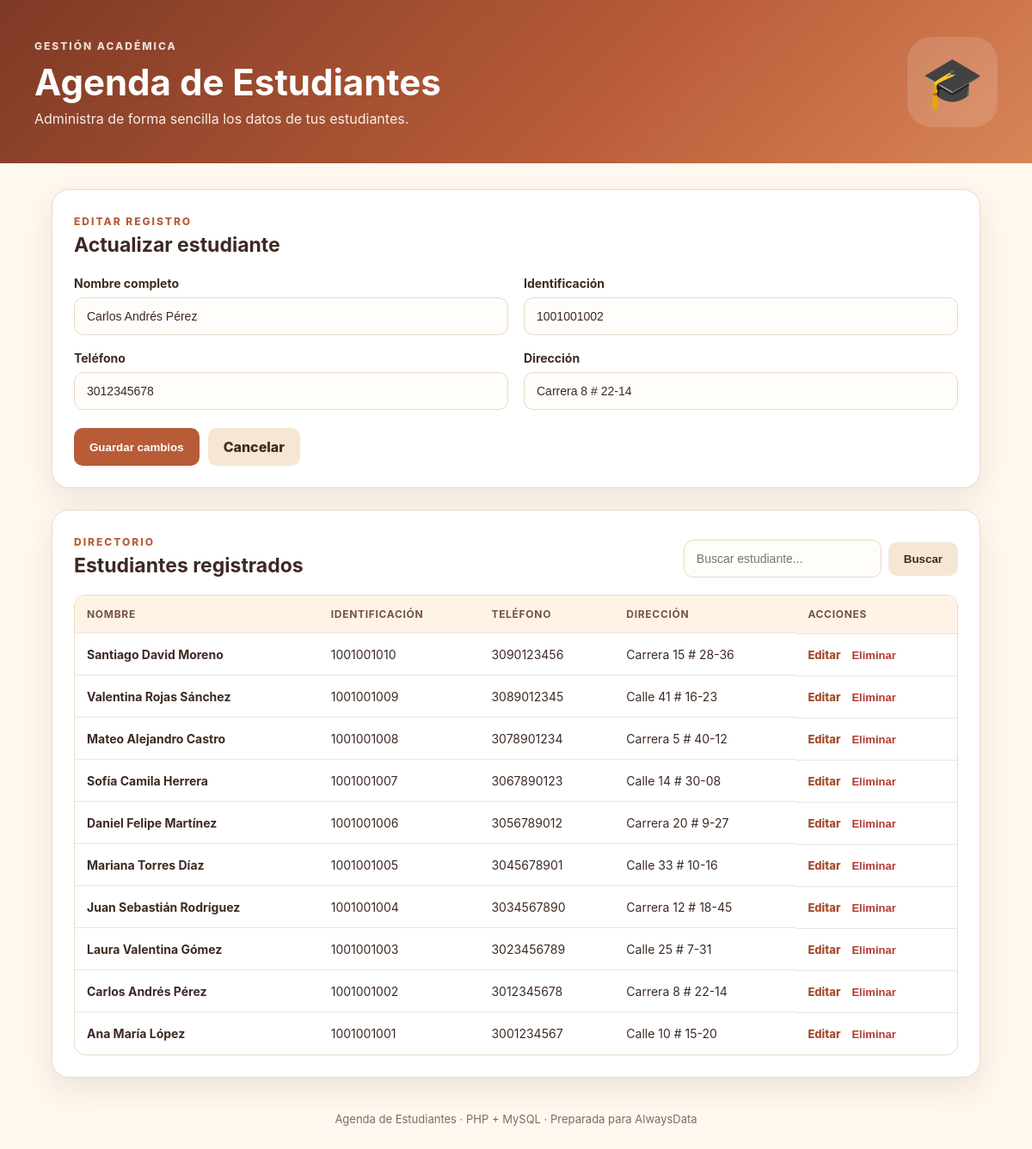
Screenshot of /?editar=2 with the database file from the repository.
### tables this page shows
CREATE TABLE IF NOT EXISTS estudiantes (
    id INT UNSIGNED NOT NULL AUTO_INCREMENT,
    nombre VARCHAR(120) NOT NULL,
    identificacion VARCHAR(30) NOT NULL,
    telefono VARCHAR(30) DEFAULT NULL,
    direccion VARCHAR(180) DEFAULT NULL,
    fecha_registro TIMESTAMP NOT NULL DEFAULT CURRENT_TIMESTAMP,
    PRIMARY KEY (id),
    UNIQUE KEY uk_identificacion (identificacion)
);

### index.php (the view, shortened to what this page needs)
<?php
require_once "config.php";
$editar = null;
if (isset($_GET["editar"])) {
    $id = intval($_GET["editar"]);
    $stmt = $conn->prepare("SELECT * FROM estudiantes WHERE id = ?");
    $stmt->bind_param("i", $id);
    $stmt->execute();
    $editar = $stmt->get_result()->fetch_assoc();
}
$buscar = trim($_GET["buscar"] ?? "");
if ($buscar !== "") {
    $like = "%" . $buscar . "%";
    $stmt = $conn->prepare("SELECT * FROM estudiantes WHERE nombre LIKE ? OR identificacion LIKE ? OR telefono LIKE ? ORDER BY id DESC");
    $stmt->bind_param("sss", $like, $like, $like);
    $stmt->execute();
    $estudiantes = $stmt->get_result();
} else {
    $estudiantes = $conn->query("SELECT * FROM estudiantes ORDER BY id DESC");
}
?>
<!DOCTYPE html>
<html lang="es">
<head>
<link rel="stylesheet" href="style.css">
</head>
<body>
<header class="hero">
    <div class="hero-inner">
        <div>
            <span class="eyebrow">GESTIÓN ACADÉMICA</span>
            <h1>Agenda de Estudiantes</h1>
            <p>Administra de forma sencilla los datos de tus estudiantes.</p>
        </div>
        <div class="hero-icon">🎓</div>
    </div>
</header>
<main class="container">
<section class="panel form-panel">
    <div class="section-title">
        <div>
            <span class="mini-label"><?= $editar ? "EDITAR REGISTRO" : "NUEVO REGISTRO" ?></span>
            <h2><?= $editar ? "Actualizar estudiante" : "Registrar estudiante" ?></h2>
        </div>
    </div>
    <form method="POST" class="form-grid">
        <label>Nombre completo
            <input type="text" name="nombre" required maxlength="120" value="<?= htmlspecialchars($editar["nombre"] ?? "") ?>" placeholder="Ej. María González">
        </label>
        <label>Identificación
            <input type="text" name="identificacion" required maxlength="30" value="<?= htmlspecialchars($editar["identificacion"] ?? "") ?>" placeholder="Ej. 1234567890">
        </label>
        <label>Teléfono
            <input type="text" name="telefono" maxlength="30" value="<?= htmlspecialchars($editar["telefono"] ?? "") ?>" placeholder="Ej. 300 123 4567">
        </label>
        <label>Dirección
            <input type="text" name="direccion" maxlength="180" value="<?= htmlspecialchars($editar["direccion"] ?? "") ?>" placeholder="Ej. Calle 10 # 20-30">
        </label>
        <div class="form-actions">
            <button class="btn primary" type="submit"><?= $editar ? "Guardar cambios" : "Registrar estudiante" ?></button>
            <?php if ($editar): ?><a class="btn secondary" href="index.php">Cancelar</a><?php endif; ?>
        </div>
    </form>
</section>
<section class="panel">
    <div class="list-header">
        <div>
            <span class="mini-label">DIRECTORIO</span>
            <h2>Estudiantes registrados</h2>
        </div>
        <form class="search" method="GET">
            <input type="search" name="buscar" value="<?= htmlspecialchars($buscar) ?>" placeholder="Buscar estudiante...">
            <button class="btn secondary" type="submit">Buscar</button>
        </form>
    </div>
    <div class="table-wrap">
        <table>
            <thead>
                <tr><th>Nombre</th><th>Identificación</th><th>Teléfono</th><th>Dirección</th><th>Acciones</th></tr>
            </thead>
            <tbody>
            <?php if ($estudiantes && $estudiantes->num_rows > 0): ?>
                <?php while ($row = $estudiantes->fetch_assoc()): ?>
                <tr>
                    <td><strong><?= htmlspecialchars($row["nombre"]) ?></strong></td>
                    <td><?= htmlspecialchars($row["identificacion"]) ?></td>
                    <td><?= htmlspecialchars($row["telefono"]) ?></td>
                    <td><?= htmlspecialchars($row["direccion"]) ?></td>
                    <td class="actions">
                        <a class="action edit" href="?editar=<?= (int)$row["id"] ?>">Editar</a>
                        <form method="POST" onsubmit="return confirm('¿Deseas eliminar este estudiante?');">
                            <button class="action delete" type="submit">Eliminar</button>
                        </form>
                    </td>
                </tr>
                <?php endwhile; ?>
            <?php else: ?>
                <tr><td colspan="5" class="empty">No hay estudiantes para mostrar.</td></tr>
            <?php endif; ?>
            </tbody>
        </table>
    </div>
</section>
</main>
<footer>Agenda de Estudiantes · PHP + MySQL · Preparada para AlwaysData</footer>
</body>
</html>

### style.css (style rules this page uses)
:root { --terracotta:#b85c38; --terracotta-dark:#91442a; --cream:#fff8ef; --sand:#f5e7d3; --brown:#3d2a22; --muted:#7c6b62; --white:#ffffff; --line:#ead9c6; --shadow:0 14px 35px rgba(77,45,29,.10); }
* { box-sizing:border-box }
body { margin:0;font-family:Inter,Segoe UI,Arial,sans-serif;background:var(--cream);color:var(--brown) }
.hero { background:linear-gradient(135deg,#7e3925,#b85c38 58%,#d98558);color:white;padding:42px 20px }
.hero-inner { max-width:1120px;margin:auto;display:flex;align-items:center;justify-content:space-between;gap:25px }
.eyebrow,.mini-label { font-size:12px;font-weight:800;letter-spacing:2px }
.eyebrow { opacity:.82 }
h1 { font-size:42px;margin:8px 0 7px }
.hero p { margin:0;opacity:.9;font-size:16px }
.hero-icon { font-size:58px;background:rgba(255,255,255,.14);width:105px;height:105px;display:grid;place-items:center;border-radius:28px }
.container { max-width:1120px;margin:30px auto;padding:0 20px }
.panel { background:var(--white);border:1px solid var(--line);border-radius:20px;box-shadow:var(--shadow);padding:25px;margin-bottom:25px }
.section-title h2,.list-header h2 { margin:5px 0 0;font-size:23px }
.mini-label { color:var(--terracotta) }
.form-grid { display:grid;grid-template-columns:1fr 1fr;gap:18px;margin-top:22px }
label { font-size:14px;font-weight:700 }
input { display:block;width:100%;margin-top:8px;border:1px solid var(--line);border-radius:11px;padding:13px 14px;background:#fffdf9;color:var(--brown);font-size:14px;outline:none }
.form-actions { grid-column:1/-1;display:flex;gap:10px;margin-top:3px }
.btn { border:0;border-radius:10px;padding:12px 18px;font-weight:800;text-decoration:none;cursor:pointer;display:inline-block }
.primary { background:var(--terracotta);color:white }
.secondary { background:var(--sand);color:var(--brown) }
.list-header { display:flex;justify-content:space-between;align-items:end;gap:20px;margin-bottom:20px }
.search { display:flex;gap:8px;align-items:center }
.search input { margin:0;width:230px }
.table-wrap { overflow:auto;border:1px solid var(--line);border-radius:13px }
table { width:100%;border-collapse:collapse;min-width:800px }
th { text-align:left;background:#fff3e5;color:#745346;font-size:12px;text-transform:uppercase;letter-spacing:.7px;padding:14px }
td { padding:15px 14px;border-top:1px solid #f0e4d7;font-size:14px }
.actions { display:flex;gap:7px;align-items:center }
.action { border:0;background:none;text-decoration:none;cursor:pointer;font-weight:800;font-size:13px }
.edit { color:#a34d2e }
.delete { color:#b33a32 }
.actions form { margin:0 }
footer { text-align:center;color:var(--muted);font-size:13px;padding:10px 20px 35px }

### rows the page displays
estudiantes: nombre "Carlos Andrés Pérez", identificacion "1001001002", telefono "3012345678", direccion "Carrera 8 # 22-14"
estudiantes: nombre "Santiago David Moreno", identificacion "1001001010", telefono "3090123456", direccion "Carrera 15 # 28-36"
estudiantes: nombre "Valentina Rojas Sánchez", identificacion "1001001009", telefono "3089012345", direccion "Calle 41 # 16-23"
estudiantes: nombre "Mateo Alejandro Castro", identificacion "1001001008", telefono "3078901234", direccion "Carrera 5 # 40-12"
estudiantes: nombre "Sofía Camila Herrera", identificacion "1001001007", telefono "3067890123", direccion "Calle 14 # 30-08"
estudiantes: nombre "Daniel Felipe Martínez", identificacion "1001001006", telefono "3056789012", direccion "Carrera 20 # 9-27"
estudiantes: nombre "Mariana Torres Díaz", identificacion "1001001005", telefono "3045678901", direccion "Calle 33 # 10-16"
estudiantes: nombre "Juan Sebastián Rodríguez", identificacion "1001001004", telefono "3034567890", direccion "Carrera 12 # 18-45"
estudiantes: nombre "Laura Valentina Gómez", identificacion "1001001003", telefono "3023456789", direccion "Calle 25 # 7-31"
estudiantes: nombre "Ana María López", identificacion "1001001001", telefono "3001234567", direccion "Calle 10 # 15-20"
